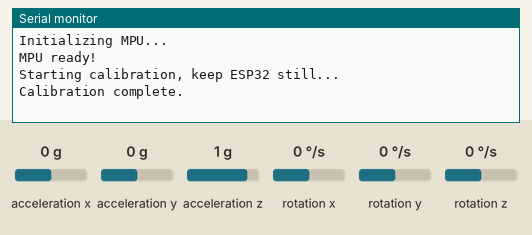
Bench run of a sketch on a simulated ESP32. On the bench: the last lines printed to the serial monitor. Inputs (shaded band) come from the test bench; at power-on: rotation x 0 °/s, rotation y 0 °/s, acceleration x 0 g, acceleration y 0 g, acceleration z 1 g, rotation z 0 °/s.

Above: at 3.2 s.
3.3 s: rotation x set to -192 °/s
At 4.1 s:
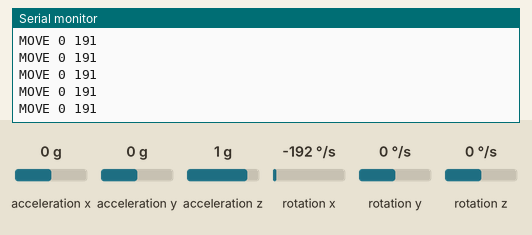
4.8 s: rotation y set to -192 °/s
At 5.5 s:
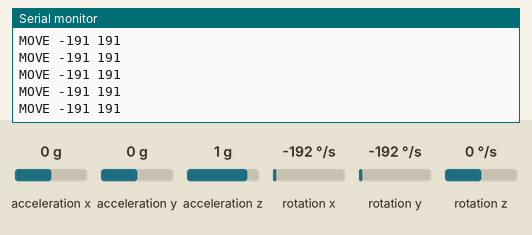
6.3 s: rotation x set to -100 °/s
At 7.0 s:
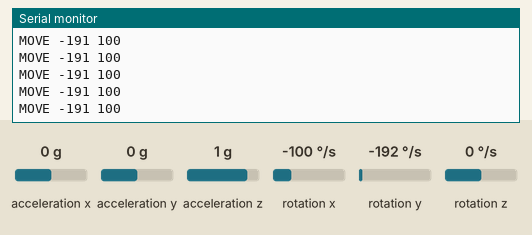
Timing chart, 0 to 9.3 s (numbered marks = the images above; inputs shaded):
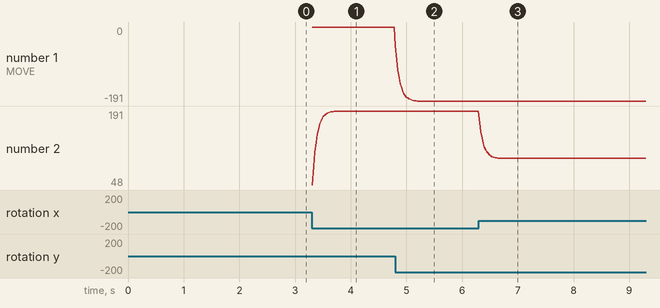

Measured:
- after the input at 3.3 s, the serial monitor: prints a new line at once (image 1)
- after the input at 4.8 s, the serial monitor: prints a new line at once (image 2)
- after the input at 6.3 s, the serial monitor: prints a new line at once (image 3)
- plotted number 1: 0 → -191 after the input at 4.8 s
- plotted number 2: 191 → 100 after the input at 6.3 s

The sketch:

espCode.ino
```cpp
#include <Wire.h>
#include <MPU6050_light.h>

MPU6050 mpu(Wire);

// Smooth variables for drift filtering
float smoothX = 0;
float smoothY = 0;

void setup() {
  Serial.begin(115200);
  Wire.begin(21, 22); // ESP32 SDA, SCL
  delay(1000);

  Serial.println("Initializing MPU...");
  if (mpu.begin() != 0) {
    Serial.println("MPU initialization failed!");
    while (1); // Stop here if MPU fails
  } else {
    Serial.println("MPU ready!");
  }

  Serial.println("Starting calibration, keep ESP32 still...");
  mpu.calcOffsets(); // Calibration
  Serial.println("Calibration complete.");
}

void loop() {
  mpu.update();

  // Read gyro data
  int moveX = mpu.getGyroY() * 1;   // left/right
  int moveY = -mpu.getGyroX() * 1;  // up/down

  // Moving average filter
  smoothX = (smoothX * 3 + moveX) / 4;
  smoothY = (smoothY * 3 + moveY) / 4;

  // Deadzone
  int deadzone = 5;
  if (abs(smoothX) < deadzone) smoothX = 0;
  if (abs(smoothY) < deadzone) smoothY = 0;

  // Send movement data if there's movement
  if (smoothX != 0 || smoothY != 0) {
    Serial.print("MOVE ");
    Serial.print(int(smoothX));
    Serial.print(" ");
    Serial.println(int(smoothY));
  }

  delay(20); // ~50 FPS
}
```
